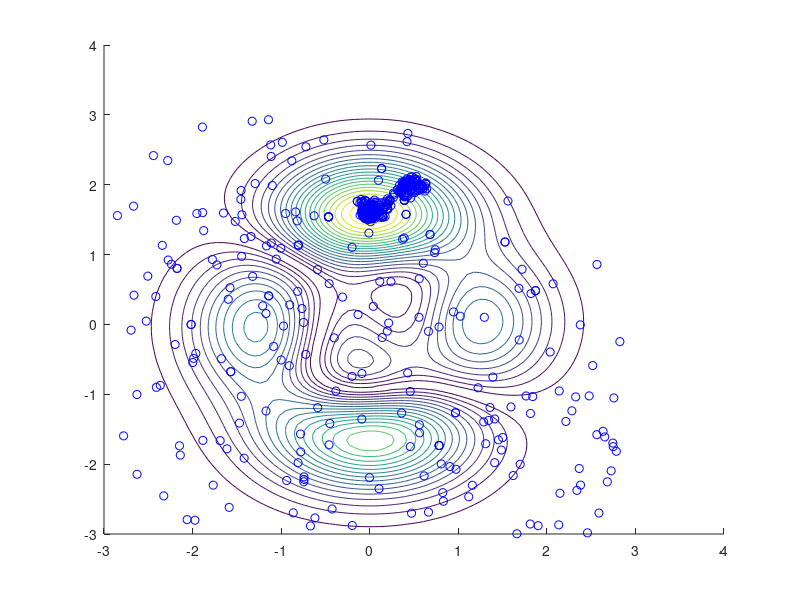
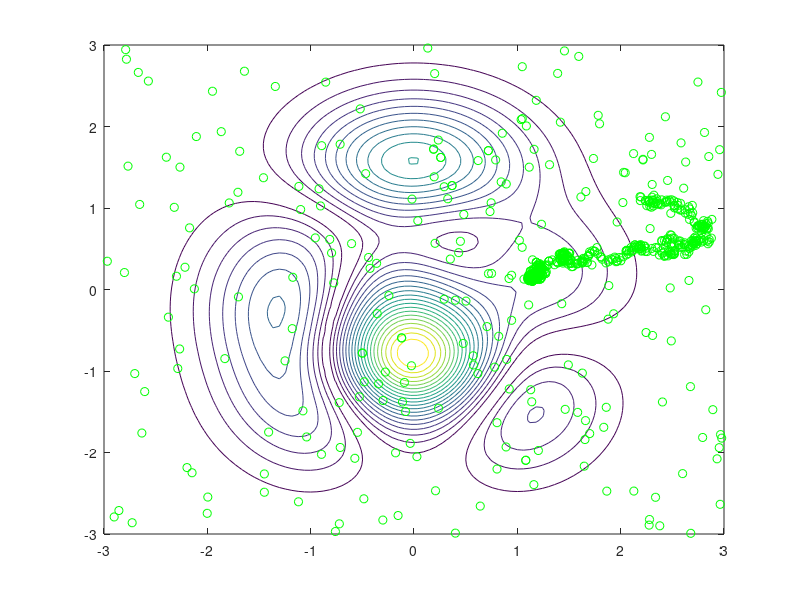
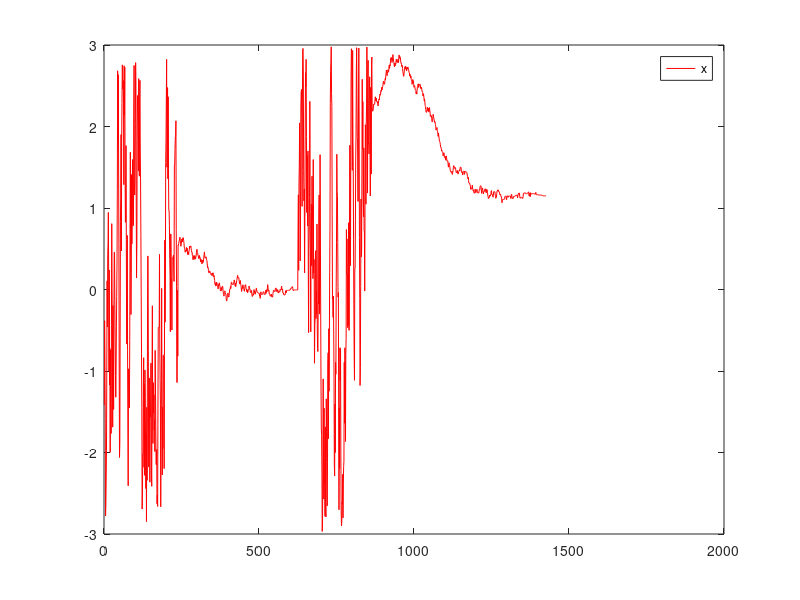
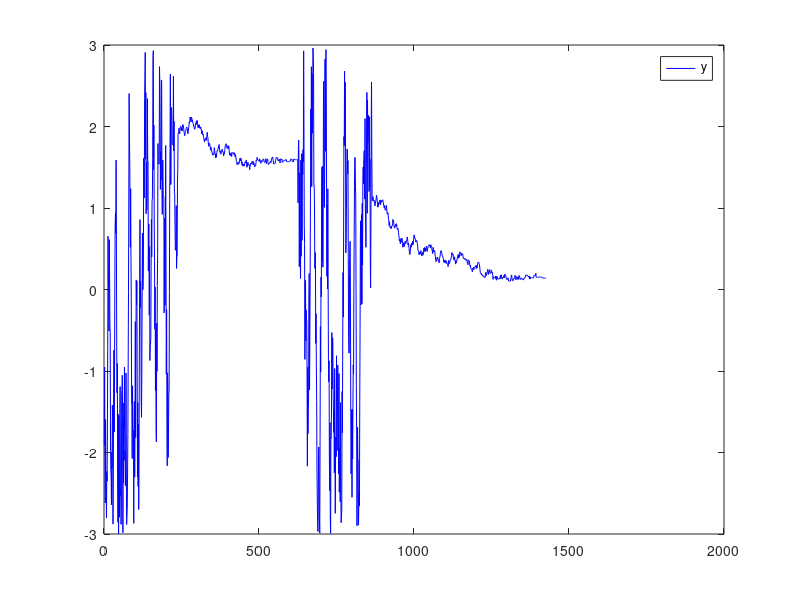

The MATLAB source for these figures, in order: (Note: this script raises an error after producing the figures.)


%Funções
f1 = @(x,y) 3.*(1-x.^2).*exp(-x.^2 -(1+y).^2);
f2 = @(x,y) -10*(x/5 - x.^3 - y.^5).*exp(-x.^2 - y.^2);
f3 = @(x,y) -1/3 * exp(-(x+1).^2 -y.^2);
%função principal
fxy = @(x,y) abs(f1(x,y) + f2(x,y) + f3(x,y));

 %Funções
        g1 = @(x,y) 9.*(1-x.^2).*exp(-x.^2 -(1+y).^2);
        g2 = @(x,y) -5*(x/5 - x.^3 - y.^5).*exp(-x.^2 - y.^2);
        g3 = @(x,y) -1/3 * exp(-(x+1).^2 -y.^2);
        %função principal
        gxy = @(x,y) abs(g1(x,y) + g2(x,y) + g3(x,y));



%%fxy = @(x,y) 3.*(1-x.^2).*exp(-x.^2 -(1+y).^2);

close all;

xy_max = [3 3];
xy_min = [-3 -3];


%Geração de ponto aleatorio
rx=(rand-0.5)*2*3;
ry=(rand-0.5)*2*3;

hold on

%parametros da figura
x=linspace(-3,4,100);
y=linspace(-3,4,100);

[X,Y]=meshgrid(x,y);


FX=fxy(X,Y);

%desenho da figura
contour(X,Y,FX,20);

%variavel para trocar de função quando estabiliza
n=0;


%%vetores
vx = zeros(20,1);
vy = zeros(20,1);
vxy = zeros(20,1);
vT = zeros(20,1);
vp = zeros(20,1);

%%interações, Temperatura e variavel de vizinhança
it=1;
t_it = 1;
T=90;
d=(1.5/90)*T;%vizinhaça

while(n ~= 1) %criterio: n iterações
    if (t_it == 10)
        t_it = 0;
        T = T * 0.86;
        if (T < 0)
            T = 0;
        end
    end
    
    %geração de novos pontos
    new_x= rx + (rand-0.5)*2*d;
    new_y= ry + (rand-0.5)*2*d;

    %limitador de coordenadas
    while new_y < -3
        new_y= ry + (rand-0.5)*2*d;
    end
    while new_x < -3
        new_x= rx + (rand-0.5)*2*d;
    end
    while new_y > 3
        new_y= ry + (rand-0.5)*2*d;
    end
    while new_x > 3
        new_x= rx + (rand-0.5)*2*d;
    end
    
    %diferença dos pontos 
    %calculo da probabilidade apartir dele e da
    %Temperatura da interação
    deltaE= fxy(new_x,new_y) - fxy(rx,ry);
    p = exp(deltaE / T);

     if T < 2.5 %diminui a vizinhança
        d= 0.05;
    end

    
    if (p < 0)
        p = 0; % probabilidade
    end
    if   deltaE > 0 %maximização
        rx = new_x;
        ry = new_y;
        p=1;
    elseif rand < p
        rx = new_x;
        ry = new_y;
    end

    %Guardar pontos nos vetores
    vx(it) = rx;
    vy(it) = ry;
    vxy(it) = fxy(rx,ry);
    vT(it) = T;
    vp(it) = p;
    

    %colocar os pontos no grafico
    plot(rx,ry,'bo')
    hold on

   
    %estabilização
     if(it>10 && vxy(it-10)==vxy(it))
         maximo_func1 = fxy(rx,ry)
        n = 1;
        
     end

     t_it = t_it + 1; %iterador temperatura
    it = it + 1; %iterador principal
end

figure

x=linspace(-3,3,100);
y=linspace(-3,3,100);

[X,Y]=meshgrid(x,y);

GX=gxy(X,Y);

contour(X,Y,GX,20)
hold on

t_it = 1;
T=90;
d=(1.5/90)*T;

while(n ~= 2) %criterio: n iterações
    if (t_it == 10)
        t_it = 0;
        T = T * 0.86;
        if (T < 0)
            T = 0;
        end
    end
    
    %geração de novos pontos
    new_x= rx + (rand-0.5)*2*d;
    new_y= ry + (rand-0.5)*2*d;
    
    %limitador de coordenadas
    while new_y < -3
        new_y= ry + (rand-0.5)*2*d;
    end
    while new_x < -3
        new_x= rx + (rand-0.5)*2*d;
    end
    while new_y > 3
        new_y= ry + (rand-0.5)*2*d;
    end
    while new_x > 3
        new_x= rx + (rand-0.5)*2*d;
    end


    %diferença dos pontos 
    %calculo da probabilidade apartir dele e da
    %Temperatura da interação
    deltaE= gxy(new_x,new_y) - gxy(rx,ry);
    p = exp(deltaE / T);

    
   if T < 2.5 %diminui a vizinhança
        d= 0.05;
    end

    

    if (p < 0)
        p = 0; % probabilidade
    end
    if   deltaE > 0 %maximização
        rx = new_x;
        ry = new_y;
        p=1;
    elseif rand < p
        rx = new_x;
        ry = new_y;
    end

    %Guardar pontos nos vetores
    vx(it) = rx;
    vy(it) = ry;
    vxy(it) = gxy(rx,ry);
    vT(it) = T;
    vp(it) = p;
    

    %colocar os pontos no grafico
    plot(rx,ry,'go')
    hold on

   
    %estabilização
     if(it>10 && vxy(it-10)==vxy(it))
         maximo_func2 = gxy(rx,ry)
        n = 2;
        
     end

     t_it = t_it + 1; %iterador temperatura
    it = it + 1; %iterador principal
end



%graficos de x e y


figure
plot(vx,'r')
legend("x")

figure
plot (vy,'b')
legend("y")


%grafico dos máximos
figure
plot(vxy,'C')
legend("fxy");

%Grafico da probabilidade
figure
plot(vp,'mo')
legend("p");

%grafico da Temperatura
figure
plot(vT,'yp')
legend("Temperatura");

hold off
